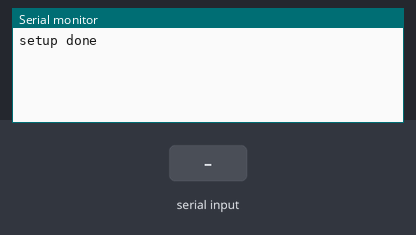
This program was run on a simulated Arduino Uno, built with avr-gcc and run on an emulated ATmega328P. On the bench: the last lines printed to the serial monitor. The test bench sets the inputs (shaded band).

Above: at 1.2 s.
1.3 s: "DUMP\n" received over Serial
At 1.55 s:
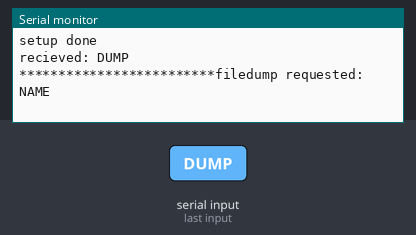
At 3.3 s:
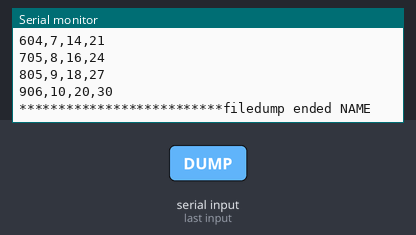
Timing chart, 0 to 4.8 s (numbered marks = the images above; inputs shaded):
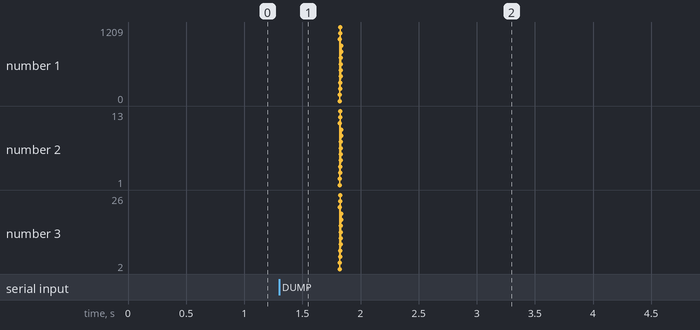

Measured:
- after the input at 1.3 s, the serial monitor: prints a new line at once (image 1)

The program:

main.cpp
```cpp
#include <Arduino.h>
#include "logger.h"

logger log01("NAME","VAR01,VAR02,VAR03",1000); // create the logging instance passing the name, header and buffer size


int var01, var02, var03;

void serialRX()
{
  if (Serial.available())
  {
    String str = Serial.readStringUntil('\n');

    if (str.startsWith("DUMP"))
    {
      Serial.println("recieved: " + str);
      log01.read();
    }
  }
}

void setup()
{
  Serial.begin(115200);

  Serial.println("setup done");
}

void loop()
{
  var01++;
  var02 = var02 + 2;
  var03 = var03 + 3;

  String log = String(var01) + "," + String(var02) + "," + String(var03);
  log01.data(log);
  //Serial.println(log);
  delay(100);
  serialRX();
}
```

logger.cpp
```cpp
#include <Arduino.h>
//#include "FS.h"
#include "logger.h"
//#include "SPIFFS.h"
#include <vector>


//**Constructor**************************************************
logger::logger(String name, String head, int bufferSize)
{
    this->head = head;
    this->name = name;
    this->BUFFER_SIZE = bufferSize;
    buffer = new String[BUFFER_SIZE];
    bufferPos = 0;
}

void logger::data(String value)
{
    // make timestamp
    int millisInt = millis();
    String millisStr = String(millisInt);

    // Timestamp and add the value to the buffer
    buffer[bufferPos] = millisStr + "," + value;
    bufferPos++;

    // If the buffer is full, reset the pointer to the start (ringbuffer)
    if (bufferPos == BUFFER_SIZE)
    {
        bufferPos = 0;
    }
}

//**read the data from the file***********************************
void logger::read()
{
    Serial.println("*************************filedump requested: " + name);

    std::sort(buffer, buffer + BUFFER_SIZE); // Sort the buffer in ascending order

    bufferPos = 0; // reset the bufferpos for the next write

    Serial.println("TIME," + head); // stamp the header

    // Print the sorted buffer
    for (int i = 0; i < BUFFER_SIZE; i++)
    {
        Serial.println(buffer[i]);
    }

    Serial.println("**************************filedump ended " + name);
}
```

logger.h
```cpp
#ifndef LOGGER_H
#define LOGGER_H

class logger {

public:
int BUFFER_SIZE = 100; //default maximum number of entries line for the log file, after this it ringbuffers

logger(String name, String head, int bufferSize=100);     //construct an instance of logger passing it the filename
//void setBufferSize(int newSize); //sets the size of the riungbuffer
void data(String data); //write some data
void read(); //dump the contents of the file to serial


private:
String head;
String name;
String* buffer;
int bufferPos;
};

#endif
```
